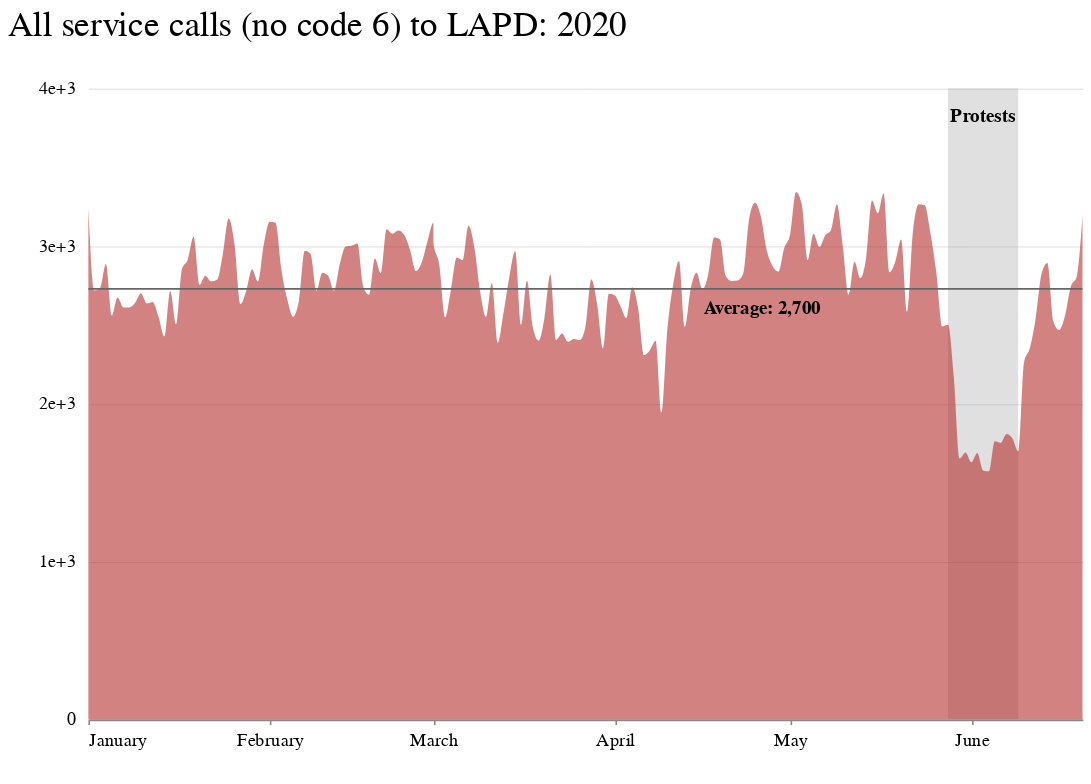

This figure's notebook cell:
### Markdown cell above
### How does the 'all calls' chart change without 'Code 6' incidents?

### Code cell
chart = alt.Chart((this_year_no_code6_all))\
    .mark_area(size=3,opacity=.6, color='#B32F2E', interpolate='monotone')\
    .encode(
    x=alt.X('monthday:T', title=' ', axis=alt.Axis(grid=False, tickCount=6, format='%B')),
    y=alt.Y('calls:Q', stack=None, title=' ', axis=alt.Axis(gridWidth=.6,\
     gridColor='#dddddd',offset=6,tickSize=0,domainOpacity=0,tickCount=4, format=''),\
           scale=alt.Scale(domain=(0, 4000)))
).properties(width=630, height=400,
     title='All service calls (no code 6) to LAPD: 2020'
)

rule = alt.Chart(this_year_no_code6_all).mark_rule(color='#666', size=1).encode(
    y='mean(calls):Q',
)

text = rule.mark_text(
    color="#000000", font='Benton Gothic', fontSize=12,
    align='center',
    baseline='middle',
    dx=112,
    dy=12,
    fontWeight='bold',
).encode(
    text=alt.Text('label:N', format="")).transform_calculate(label='"Average: 2,700"')

text_protest = rule.mark_text(
    color="#000000", font='Benton Gothic', fontSize=12,
    align='center',
    baseline='middle',
    dx=252,
    dy=-110,
    fontWeight='bold',
).encode(
    text=alt.Text('label:N', format="")).transform_calculate(label='"Protests"')

protest_annotation = alt.Chart(protest_period).mark_area(color='#999', opacity=.3).encode(
    y='mean_no_code6',
    x='monthday:T'
)

(protest_annotation + chart + text + text_protest + rule).configure_view(strokeOpacity=0).configure_legend(
    orient='top',
    symbolType='stroke'
).configure_legend(symbolType='square')

### Figure 1 — Vega-Lite specification as saved in the notebook (floating-point values rounded to 4 significant figures; data arrays with more than 128 entries replaced by an {"elided": "..."} marker saying what was removed)
{"config": {"view": {"width": 800, "height": 450, "strokeOpacity": 0}, "background": "#ffffff", "title": {"anchor": "start", "font": "Benton Gothic Bold, sans", "fontColor": "#000000", "fontSize": 22, "fontWeight": "normal"}, "arc": {"fill": "#82c6df"}, "area": {"fill": "#82c6df"}, "line": {"stroke": "#82c6df", "strokeWidth": 3}, "path": {"stroke": "#82c6df"}, "rect": {"fill": "#82c6df"}, "shape": {"stroke": "#82c6df"}, "bar": {"fill": "#82c6df"}, "point": {"stroke": "#82c6df"}, "symbol": {"fill": "#82c6df", "size": 30}, "axis": {"titleFont": "Benton Gothic Bold, sans", "titleFontSize": 13, "titleFontWeight": "normal", "labelFont": "Benton Gothic, sans", "labelFontSize": 11.5, "labelFontWeight": "normal"}, "axisX": {"labelAngle": 0, "labelPadding": 4, "tickSize": 3}, "axisY": {"labelBaseline": "middle", "maxExtent": 45, "minExtent": 45, "tickSize": 2, "titleAlign": "left", "titleAngle": 0, "titleX": -45, "titleY": -11}, "legend": {"titleFont": "Benton Gothic Bold, sans", "titleFontSize": 13, "titleFontWeight": "normal", "symbolType": "square", "labelFont": "Benton Gothic, sans", "labelFontSize": 11.5}, "range": {"category": ["#3580b1", "#ec8431", "#ab7fb4", "#c89d29", "#adc839", "#829eb1"], "diverging": ["#e68a4f", "#f4bb6a", "#f9e39c", "#dadfe2", "#a6b7c6", "#849eae"], "heatmap": ["#fbf2c7", "#f9e39c", "#f8d36e", "#f4bb6a", "#e68a4f", "#d15a40", "#ab4232"], "ordinal": ["#fbf2c7", "#f9e39c", "#f8d36e", "#f4bb6a", "#e68a4f", "#d15a40", "#ab4232"], "ramp": ["#fbf2c7", "#f9e39c", "#f8d36e", "#f4bb6a", "#e68a4f", "#d15a40", "#ab4232"]}}, "layer": [{"data": {"name": "data-c42d5a9a2592d8f92dd67e21bd293a8c"}, "mark": {"type": "area", "color": "#999", "opacity": 0.3}, "encoding": {"x": {"type": "temporal", "field": "monthday"}, "y": {"type": "quantitative", "field": "mean_no_code6"}}}, {"data": {"name": "data-45e714867bc4fc6473ec6fd71181c67e"}, "mark": {"type": "area", "color": "#B32F2E", "interpolate": "monotone", "opacity": 0.6, "size": 3}, "encoding": {"x": {"type": "temporal", "axis": {"format": "%B", "grid": false, "tickCount": 6}, "field": "monthday", "title": " "}, "y": {"type": "quantitative", "axis": {"domainOpacity": 0, "format": "", "gridColor": "#dddddd", "gridWidth": 0.6, "offset": 6, "tickCount": 4, "tickSize": 0}, "field": "calls", "scale": {"domain": [0, 4000]}, "stack": null, "title": " "}}, "height": 400, "title": "All service calls (no code 6) to LAPD: 2020", "width": 630}, {"data": {"name": "data-45e714867bc4fc6473ec6fd71181c67e"}, "mark": {"type": "text", "align": "center", "baseline": "middle", "color": "#000000", "dx": 112, "dy": 12, "font": "Benton Gothic", "fontSize": 12, "fontWeight": "bold"}, "encoding": {"text": {"type": "nominal", "field": "label", "format": ""}, "y": {"type": "quantitative", "aggregate": "mean", "field": "calls"}}, "transform": [{"calculate": "\"Average: 2,700\"", "as": "label"}]}, {"data": {"name": "data-45e714867bc4fc6473ec6fd71181c67e"}, "mark": {"type": "text", "align": "center", "baseline": "middle", "color": "#000000", "dx": 252, "dy": -110, "font": "Benton Gothic", "fontSize": 12, "fontWeight": "bold"}, "encoding": {"text": {"type": "nominal", "field": "label", "format": ""}, "y": {"type": "quantitative", "aggregate": "mean", "field": "calls"}}, "transform": [{"calculate": "\"Protests\"", "as": "label"}]}, {"data": {"name": "data-45e714867bc4fc6473ec6fd71181c67e"}, "mark": {"type": "rule", "color": "#666", "size": 1}, "encoding": {"y": {"type": "quantitative", "aggregate": "mean", "field": "calls"}}}], "$schema": "https://vega.github.io/schema/vega-lite/v4.0.2.json", "datasets": {"data-c42d5a9a2592d8f92dd67e21bd293a8c": [{"monthday": "05/28", "calls": 5028, "mean_no_code6": 4000, "mean_before": 6724}, {"monthday": "05/29", "calls": 4128, "mean_no_code6": 4000, "mean_before": 6724}, {"monthday": "05/30", "calls": 2435, "mean_no_code6": 4000, "mean_before": 6724}, {"monthday": "05/31", "calls": 2611, "mean_no_code6": 4000, "mean_before": 6724}, {"monthday": "06/01", "calls": 2702, "mean_no_code6": 4000, "mean_before": 6724}, {"monthday": "06/02", "calls": 2618, "mean_no_code6": 4000, "mean_before": 6724}, {"monthday": "06/03", "calls": 2463, "mean_no_code6": 4000, "mean_before": 6724}, {"monthday": "06/04", "calls": 2485, "mean_no_code6": 4000, "mean_before": 6724}, {"monthday": "06/05", "calls": 2761, "mean_no_code6": 4000, "mean_before": 6724}, {"monthday": "06/06", "calls": 2594, "mean_no_code6": 4000, "mean_before": 6724}, {"monthday": "06/07", "calls": 2830, "mean_no_code6": 4000, "mean_before": 6724}, {"monthday": "06/08", "calls": 2977, "mean_no_code6": 4000, "mean_before": 6724}, {"monthday": "06/09", "calls": 3051, "mean_no_code6": 4000, "mean_before": 6724}], "data-45e714867bc4fc6473ec6fd71181c67e": {"elided": "172 records"}}}
